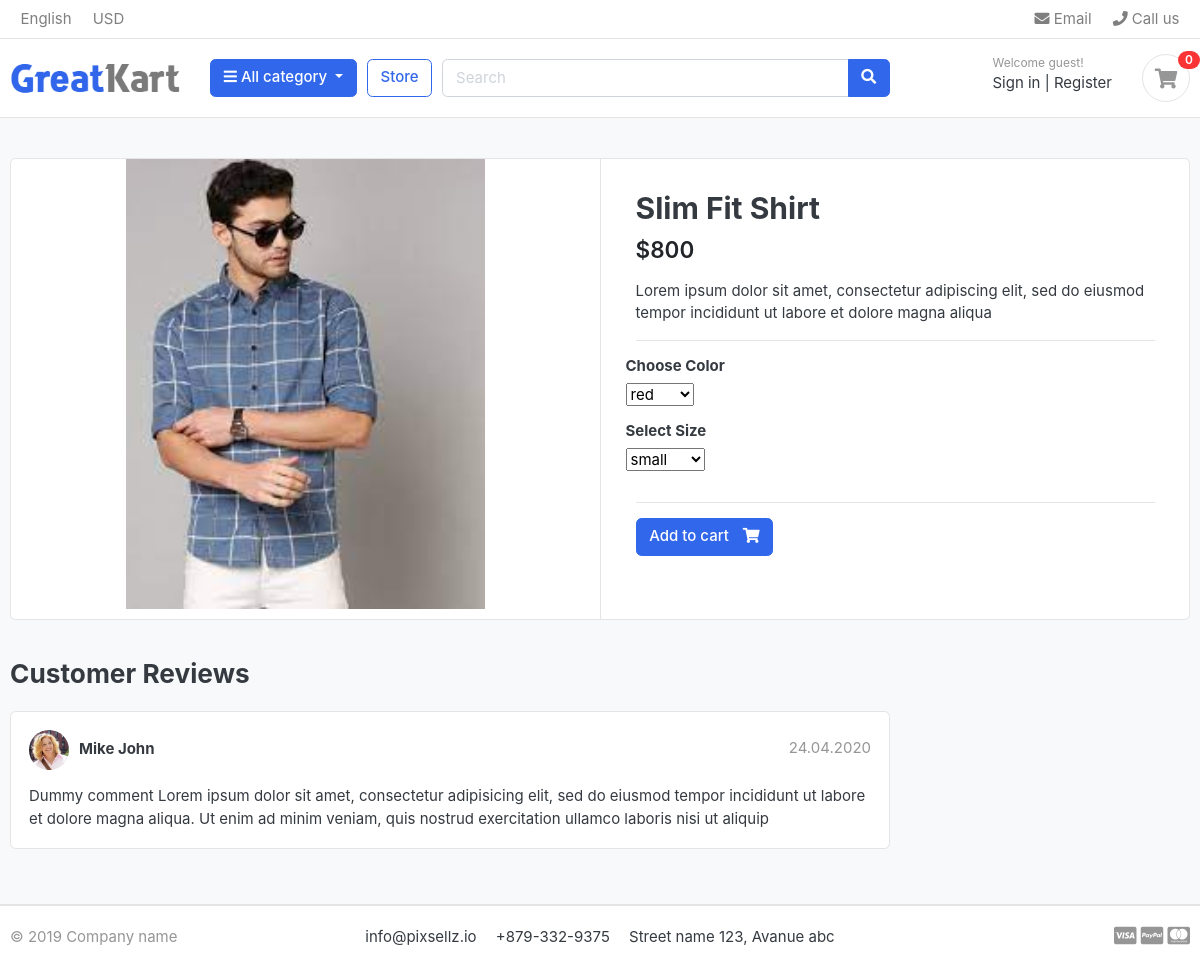
Screenshot of /store/category/shirt/dennislingo-premium-attire-checked-slim-fit-shirt/ with the database file from the repository.
### storeapp/models.py (models this page shows, shortened)
class Product(models.Model):
    product_name= models.CharField(max_length=200, unique=True)
    slug= models.SlugField(max_length=200, unique=True)
    description= models.TextField(max_length=500, blank=True)
    price= models.IntegerField()
    images= models.ImageField(upload_to='photos/products')
    stock= models.IntegerField()
    is_available = models.BooleanField(default=True)
    category = models.ForeignKey(Category, on_delete=models.CASCADE)
    created_date = models.DateTimeField(auto_now_add=True)
    modified_date = models.DateTimeField(auto_now=True)

### storeapp/views.py (the view)
# urls.py: path('category/<slug:category_slug>/<slug:product_slug>/',views.product_detail,name='product_detail'),
def product_detail(request,category_slug, product_slug):
    try:
        single_product = Product.objects.get(category__slug=category_slug, slug=product_slug)
        in_cart=CartItem.objects.filter(cart__cart_id=_cart_id(request),product=single_product).exists()
    except Exception as e:
        raise e
    context = {
        'single_product': single_product,
    'in_cart':in_cart,}
    return render(request,'store/product_detail.html',context)

### Kart/context_processors.py (called while the page is built)
def menu_links(request):
    links=Category.objects.all()
    return dict(links=links)

### Kart/models.py (called while the page is built)
    def get_url(self):
        return reverse('products_by_category', args=[self.slug])

### cartsapp/views.py (called while the page is built)
def _cart_id(request):
    cart=request.session.session_key
    if not cart:
        cart=request.session.create()
    return cart

### templates/store/product_detail.html (shortened to what this page needs)
{% extends 'base.html' %}
{% load static %}
{% block content %}
<section class="section-content padding-y bg">
<div class="container">
<div class="card">
	<div class="row no-gutters">
		<aside class="col-md-6">
<article class="gallery-wrap">
	<div class="img-big-wrap">
	   <a href="#"><img src="{{single_product.images.url}}"></a>
	</div>
</article>
		</aside>
		<main class="col-md-6 border-left">
			<form action="{% url 'add_cart' single_product.id %}" methode="get">
					<article class="content-body">
					<h2 class="title">{{single_product.product_name}}</h2>
					<div class="mb-3">
						<var class="price h4">${{single_product.price}}</var>
					</div>
					<p>{{single_product.description}}</p>
					<hr>
						<div class="row">
							<div class="item-option-select">
								<h6>Choose Color</h6>
								<select>
									<option value="red">red</option>
								</select>
							</div>
						</div>
						<div class="row">
							<div class="item-option-select">
								<h6>Select Size</h6>
								<select>
									<option value="small">small</option>
								</select>
							</div>
						</div>
						<hr>
						{% if single_product.stock <= 0 %}
							  <h3 class="text-danger"> Out of Stock</h3>
						{% else %}
							  {% if in_cart %}
								   <a href="#" class="btn  btn-success"> <span class="text">Added to cart</span> <i class="fas fa-check"></i>  </a>
								   <a href="{% url 'cart' %}" class="btn  btn-outline-primary"> <span class="text">View</span> <i class="fas fa-eye"></i>  </a>
							  {% else %}
								   <button  type="submit" class="btn  btn-primary"> <span class="text">Add to cart</span> <i class="fas fa-shopping-cart"></i>  </button>
							  {% endif %}
						{% endif %}
					</article>
				</form>
		</main>
	</div>
</div>
<br>
<div class="row">
			<div class="col-md-9">
	<header class="section-heading">
		<h3>Customer Reviews </h3>
	</header>
	<article class="box mb-3">
		<div class="icontext w-100">
			<img src="{% static './images/avatars/avatar1.jpg'%}" class="img-xs icon rounded-circle">
			<div class="text">
				<span class="date text-muted float-md-right">24.04.2020 </span>
				<h6 class="mb-1">Mike John </h6>
			</div>
		</div>
		<div class="mt-3">
			<p>
				Dummy comment Lorem ipsum dolor sit amet, consectetur adipisicing elit, sed do eiusmod
				tempor incididunt ut labore et dolore magna aliqua. Ut enim ad minim veniam,
				quis nostrud exercitation ullamco laboris nisi ut aliquip
			</p>
		</div>
	</article>
	</div>
</div>
</div>
</section>
{% endblock %}

### static/css/ui.css (style rules this page uses)
html { font-family: "Inter", sans-serif; font-size: 15px; }
.content-body { flex: 1 1 auto; padding: 2rem 2.3rem; }
.img-xs, .img-sm, .img-md, .img-lg { -o-object-fit: cover; object-fit: cover; flex-shrink: 0; flex-grow: 0; }
.img-xs { width: 40px; height: 40px; }
.padding-y { padding-top: 40px; padding-bottom: 40px; }
var { font-style: normal; }
article:after, .form-group:after { display: block; clear: both; content: ""; }
.bg { background-color: #f8f9fa; }
.section-heading { margin-bottom: 20px; margin-top: 15px; }
p:last-child { margin-bottom: 0; }
.btn .text + i { margin-left: 10px; }
.icontext { display: inline-flex; align-items: center; vertical-align: middle; }
.icontext .text { width: 100%; line-height: 1.2; }
.icontext .icon { position: relative; margin-right: 10px; flex-shrink: 0; flex-grow: 0; }
.price { font-weight: 600; color: #212529; }
.box { padding: 18px; background: #fff; border-radius: 0.37rem; border: 1px solid #e4e4e4; }
.box img { max-width: 100%; }
.gallery-wrap .img-big-wrap { margin-bottom: 10px; border-radius: 0.37rem; overflow: hidden; background-color: #fff; }
.gallery-wrap .img-big-wrap a { text-align: center; display: block; }
.gallery-wrap .img-big-wrap img { height: 450px; width: auto; display: inline-block; }
.item-option-select { margin-bottom: 1rem; display: inline-block; margin-right: 15px; }

### rows the page displays
Product: images (picture), product_name "Slim Fit Shirt", price "800", description "Lorem ipsum dolor sit amet, consectetur adipiscing elit, sed do eiusmod tempor incididunt ut labore et dolore magna aliqua"
